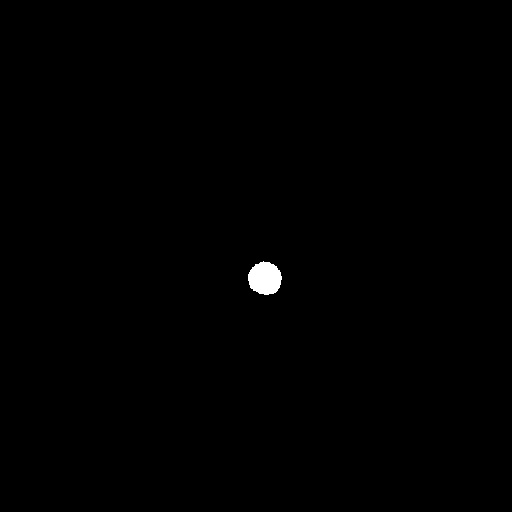
#> input picture data/0.jpg, 512 x 512 px, found by its file name
$ python cv2_otsu_thresholding.py
#> lines starting #> are read from the running program, lines starting #| are printed output that depends on the picture; after the words box and inside, x2 and y2 are one past the last pixel; in counts of white or black regions, pixels touching at a corner belong together
# ex2tron's blog:
# http://ex2tron.wang

import cv2
from matplotlib import pyplot as plt
path = r"D:\TONG\github\Monologuethl\corp_img\0.jpg"

img = cv2.imread(path, 0)
#> img is the input picture: shape (512, 512); min 0, max 255, mean 0.9

# 固定阈值法
ret1, th1 = cv2.threshold(img, 100, 255, cv2.THRESH_BINARY)
#> th1: shape (512, 512); 0.33% white; 1 white region, box (x1, y1, x2, y2) and area: (248, 261, 282, 295) 877

# Otsu阈值法
ret2, th2 = cv2.threshold(img, 0, 255, cv2.THRESH_BINARY + cv2.THRESH_OTSU)
#> ret2 = 5

# 先进行高斯滤波，再使用Otsu阈值法
blur = cv2.GaussianBlur(img, (5, 5), 0)
ret3, th3 = cv2.threshold(blur, 0, 255, cv2.THRESH_BINARY + cv2.THRESH_OTSU)
#> th3: shape (512, 512); 0.33% white; 1 white region, box (x1, y1, x2, y2) and area: (248, 262, 282, 295) 878
#> ret3 = 116

images = [img, 0, th1,
          img, 0, th2,
          blur, 0, th3]
titles = ['Original', 'Histogram', 'Global(v=100)',
          'Original', 'Histogram', "Otsu's",
          'Gaussian filtered Image', 'Histogram', "Otsu's"]

for i in range(3):
    # 绘制原图
    plt.subplot(3, 3, i * 3 + 1)
    plt.imshow(images[i * 3], 'gray')
    plt.title(titles[i * 3], fontsize=8)
    plt.xticks([]), plt.yticks([])

    # 绘制直方图plt.hist，ravel函数将数组降成一维
    plt.subplot(3, 3, i * 3 + 2)
    plt.hist(images[i * 3].ravel(), 256)
    plt.title(titles[i * 3 + 1], fontsize=8)
    plt.xticks([]), plt.yticks([])

    # 绘制阈值图
    plt.subplot(3, 3, i * 3 + 3)
    plt.imshow(images[i * 3 + 2], 'gray')
    plt.title(titles[i * 3 + 2], fontsize=8)
    plt.xticks([]), plt.yticks([])
plt.show()
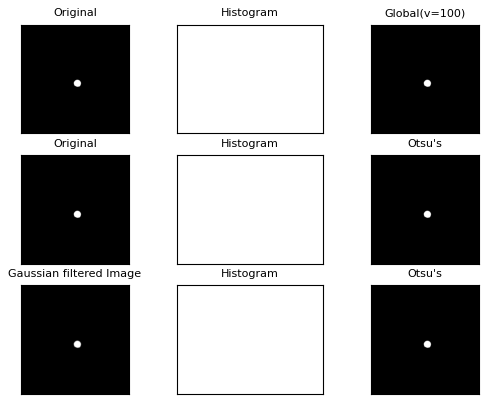
#> figure drawn by matplotlib, 9 panels
